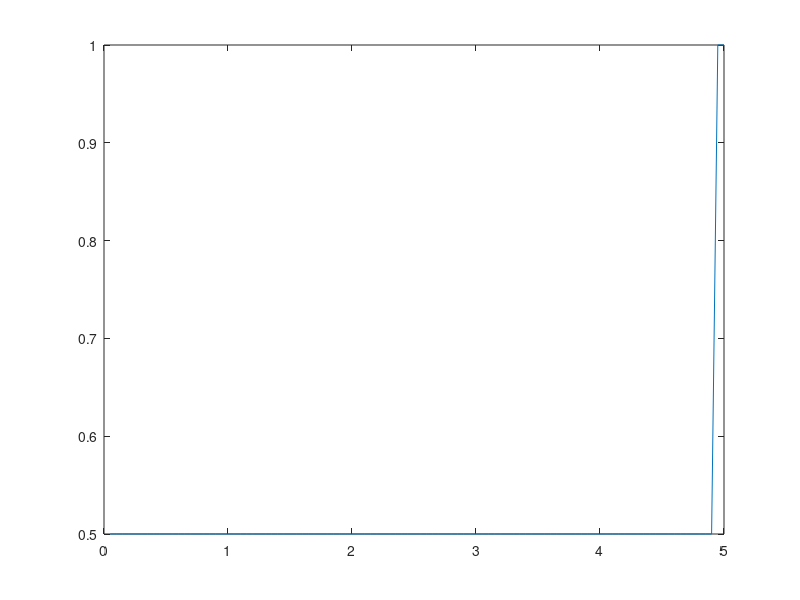

Recreate this plot in MATLAB.
function shallow1D
  Lx = 10;
  n = 100;
  dx = Lx/n;
  dt = 0.01;
  g = 9.81;

  % Initialisation
  for i=1:n
    x(i) = i*dx/2;
  end

  for i=1:n
    if (x(i) <= Lx/2)
      h(i) = 1;
    else
      h(i) = 0.5;
    end
    u(i) = 0;
  end

  for i=1:n
    q1(i) = h(i);
    q2(i) = u(i)*h(i);
  end

  for t=0:dt:dt
    for i=1:n-1
      hL = q1(i);
      uL = q2(i)/q1(i);
      hR = q1(i+1);
      uR = q2(i+1)/q1(i+1);


      hstar = (uL-uR+2*(sqrt(g*hL)+sqrt(g*hR))^2)/(16*g);
      % TODO

      if (hstar > hL) 
        ustar = uL+2*sqrt(g*hL)-2*sqrt(g*hstar);
      else 
        ustar = uL-(hstar-hL)*sqrt(g*(hstar+hL)/(2*hstar*hL));
      end

      if (hstar > hL) % shock wave 
        sLeft1 = (hstar*ustar-hL*uL)/(hstar-hL);
        sLeft2 = sLeft1 ;
      else % rarefaction wave
        sLeft1 = uL-sqrt(g*hL);
        sLeft2 = ustar-sqrt(g*hstar);
      end
      if (hstar > hR) % shock wave 
        sRight1 = (hstar*ustar-hL*uL)/(hstar-hL);
        sRight2 = sRight1 ;
      else % rarefaction wave
        sRight1 = ustar-sqrt(g*hstar);
        sRight2 = uR-sqrt(g*hR);
      end

      if (sLeft1 > 0)
        q1(i) = hL;
        q2(i) = hL*uL;
      elseif (sRight1 > 0)
        q1(i) = hR;
        q2(i) = hR*uR;
      elseif (sLeft1 < 0 && sLeft2 > 0)
        hTmp = (uL+2*sqrt(g*hL))^2/(9*g);
        uTmp = uL+2*sqrt(g*hL)-2*sqrt(g*hTmp);
      elseif (sRight1 < 0 && sRight2 > 0)
        hTmp = (uR-2*sqrt(g*hR))^2/(9*g);
        uTmp = uL-2*sqrt(g*hL)+2*sqrt(g*hTmp);
      else
        q1(i) = hstar;
        q2(i) = hstar*ustar;
      end;


    end
    drawnow;
    plot(x,q1);
  end

end
